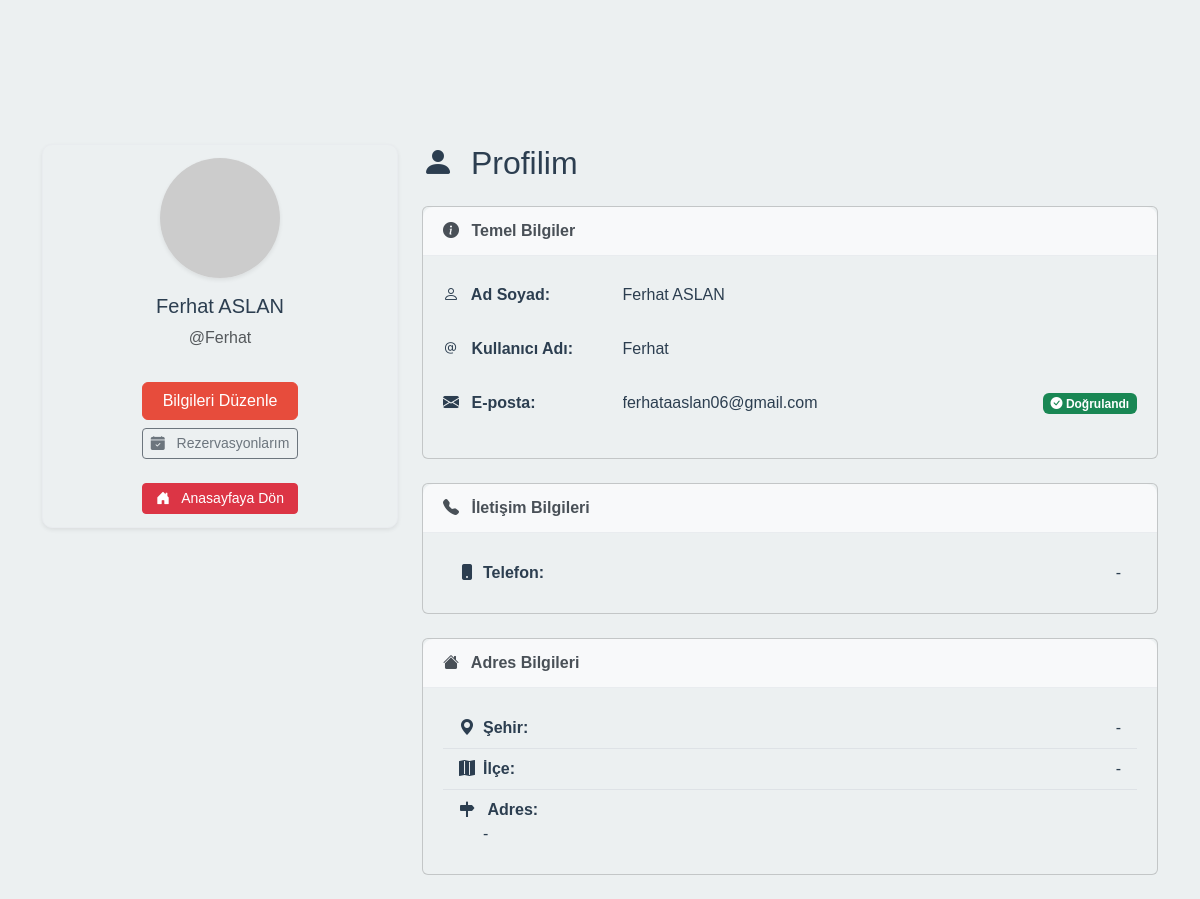
/profil (signed in), run on the app's committed database.
### app.py (models this page shows, shortened)
class User(db.Model):
    id = db.Column(db.Integer, primary_key=True)
    username = db.Column(db.String(80), unique=True, nullable=False)
    email = db.Column(db.String(120), unique=True, nullable=False)
    password_hash = db.Column(db.String(128), nullable=False)
    full_name = db.Column(db.String(120), nullable=True)
    phone = db.Column(db.String(30), nullable=True)
    city = db.Column(db.String(50), nullable=True)
    district = db.Column(db.String(50), nullable=True)
    address = db.Column(db.Text, nullable=True)
    profile_image_url = db.Column(db.String(255), nullable=True)
    reservations = db.relationship('Reservation', backref='user', lazy=True)
    role = db.Column(db.String(5), default='user')

### app.py (the view, shortened to what this page needs)
@app.route('/profil', methods=['GET', 'POST'])
def profil():
    if 'user_id' not in session:
        flash('Lütfen giriş yapın.', 'warning')
        return redirect(url_for('kullanici_girisi'))
    user = User.query.get(session['user_id'])
    return render_template('profil.html', user=user)

### templates/profil.html (shortened to what this page needs)
{% extends 'base.html' %}
{% block content %}
<link rel="stylesheet" href="https://cdn.jsdelivr.net/npm/bootstrap-icons@1.10.5/font/bootstrap-icons.min.css">
<div class="container mt-5">
    <div class="row">
        <div class="col-md-4 sidebar">
            <div class="card profile-card mb-4">
                <div class="card-body text-center">
                    <img src="{{ user.profile_image_url if user.profile_image_url else 'https://via.placeholder.com/120' }}" alt="Profil Resmi" class="rounded-circle shadow-sm" width="120" height="120">
                    <h5 class="mt-3">{{ user.full_name if user.full_name else user.username }}</h5>
                    <p class="text-muted">@{{ user.username }}</p>
                    <div class="d-grid gap-2 mt-3">
                        <a href="{{ url_for('profil_detay') }}" class="btn btn-primary">Bilgileri Düzenle</a>
                        <a href="/rezervasyonlarim" class="btn btn-outline-secondary btn-sm"><i class="bi bi-calendar-check-fill me-2"></i> Rezervasyonlarım</a>
                        <a href="/" class="btn btn-danger btn-sm mt-3"><i class="bi bi-house-door-fill me-2"></i> Anasayfaya Dön</a>
                    </div>
                </div>
            </div>
        </div>
        <div class="col-md-8">
            <h2 class="mb-4"><i class="bi bi-person-fill me-2"></i> Profilim</h2>
            <div class="card info-card mb-4">
                <div class="info-card-header"><i class="bi bi-info-circle-fill me-2"></i> Temel Bilgiler</div>
                <div class="info-card-body">
                    <div class="mb-3 row">
                        <label for="adSoyad" class="col-sm-3 col-form-label fw-bold"><i class="bi bi-person me-2"></i> Ad Soyad:</label>
                        <div class="col-sm-9">
                            <input type="text" class="form-control-plaintext" id="adSoyad" value="{{ user.full_name if user.full_name else user.username }}" readonly>
                        </div>
                    </div>
                    <div class="mb-3 row">
                        <label for="kullaniciAdi" class="col-sm-3 col-form-label fw-bold"><i class="bi bi-at me-2"></i> Kullanıcı Adı:</label>
                        <div class="col-sm-9">
                            <input type="text" class="form-control-plaintext" id="kullaniciAdi" value="{{ user.username }}" readonly>
                        </div>
                    </div>
                    <div class="mb-3 row">
                        <label for="eposta" class="col-sm-3 col-form-label fw-bold"><i class="bi bi-envelope-fill me-2"></i> E-posta:</label>
                        <div class="col-sm-9 d-flex align-items-center">
                            <input type="email" class="form-control-plaintext" id="eposta" value="{{ user.email }}" readonly>
                            <span class="badge bg-success ms-2"><i class="bi bi-check-circle-fill"></i> Doğrulandı</span>
                        </div>
                    </div>
                </div>
            </div>
            <div class="card info-card mb-4">
                <div class="info-card-header"><i class="bi bi-telephone-fill me-2"></i> İletişim Bilgileri</div>
                <div class="info-card-body">
                    <ul class="list-group list-group-flush">
                        <li class="list-group-item d-flex align-items-center">
                            <i class="bi bi-phone-fill me-2"></i> <span class="fw-bold">Telefon:</span>
                            <span class="ms-auto">{{ user.phone if user.phone else '-' }}</span>
                        </li>
                    </ul>
                </div>
            </div>
            <div class="card info-card mb-4">
                <div class="info-card-header"><i class="bi bi-house-fill me-2"></i> Adres Bilgileri</div>
                <div class="info-card-body">
                    <ul class="list-group list-group-flush">
                        <li class="list-group-item d-flex align-items-center">
                            <i class="bi bi-geo-alt-fill me-2"></i> <span class="fw-bold">Şehir:</span>
                            <span class="ms-auto">{{ user.city if user.city else '-' }}</span>
                        </li>
                        <li class="list-group-item d-flex align-items-center">
                            <i class="bi bi-map-fill me-2"></i> <span class="fw-bold">İlçe:</span>
                            <span class="ms-auto">{{ user.district if user.district else '-' }}</span>
                        </li>
                        <li class="list-group-item">
                            <i class="bi bi-signpost-fill me-2"></i> <span class="fw-bold">Adres:</span>
                            <p class="mb-0 ms-4">{{ user.address if user.address else '-' }}</p>
                        </li>
                    </ul>
                </div>
            </div>
        </div>
    </div>
</div>
{% endblock %}

### static/css/style.css (style rules this page uses)
:root { --bs-primary: #e74c3c; --bs-secondary: #34495e; --bs-warning: #f1c40f; --bs-body-bg: #ecf0f1; --bs-body-color: #2c3e50; }
body { font-family: sans-serif; }
h1, h2, h3, h4, h5, h6, .fw-bold, .navbar-brand { font-family: sans-serif; }
.btn-primary { background-color: var(--bs-primary); border-color: var(--bs-primary); }
.card .card-body { display: flex; flex-direction: column; align-items: center; text-align: center; }
.card-body.text-center { display: flex; flex-direction: column; justify-content: space-between; align-items: center; padding: 0.8rem; }
.card-body.text-center > div { display: flex; gap: 0.4rem; }

### templates/profil.html (style rules this page uses)
.sidebar { position: sticky; top: 20px; height: fit-content; }
.profile-card { border: 1px solid #e9ecef; border-radius: 10px; box-shadow: 0 0.125rem 0.25rem rgba(0, 0, 0, 0.075); }
.info-card-header { background-color: #f8f9fa; border-bottom: 1px solid #e9ecef; padding: 0.75rem 1.25rem; border-top-left-radius: 10px; border-top-right-radius: 10px; font-weight: bold; color: #495057; }
.info-card-body { padding: 1.25rem; }

### data on the page
User: full_name "Ferhat ASLAN", username "Ferhat", email "ferhataaslan06@gmail.com", phone "-", city "-", district "-", address "-"
